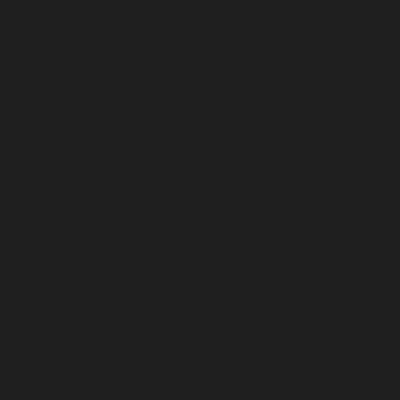
Frame 1 (no input)
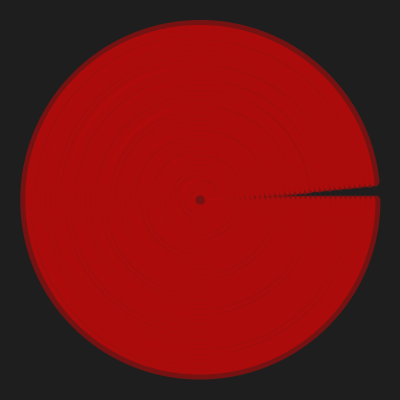
Frame 60 (the mouse pressed at the canvas centre just before this capture)
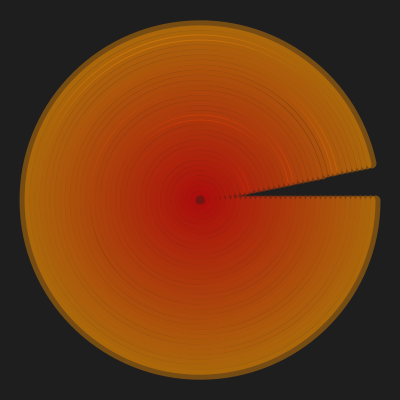
Frame 120 (the mouse held since frame 60 and released just before this capture)

The Processing sketch that drew these frames (run headless with seeded random() and noise(); from frame 60 on, the mouse is pressed at the canvas centre):

// Processing sketch: sketch_arc_2
// ── sketch_arc_2.pde
float time = 0;
float speed = 0;
int size = 10;
int n = 36;
int c = 25;
float lim = 0;

void setup(){
 size(400, 400);
 noFill();
 stroke(255, 0, 150);
 colorMode(HSB, 360, 100, 100);
 strokeWeight(10);
}

void draw(){
  background(#1E1E1E);
  
  translate(width/2, height/2);
  
  lim = map(speed, 0, 3, 0, TWO_PI);
  //println(lim);
  
  if(lim >= TWO_PI){
    speed = 0;
    c += 25;
    println("cor: " + c);
    if(c > 350){
      c = 50;
      //noLoop();
    }
  }
  
  for(int i = 1; i < n; i++){
    stroke(c / n * i, 100, 100, 100);
    arc(0, 0, size*i, size*i, 0, lim);
  }
    
  speed += 0.05;
}
